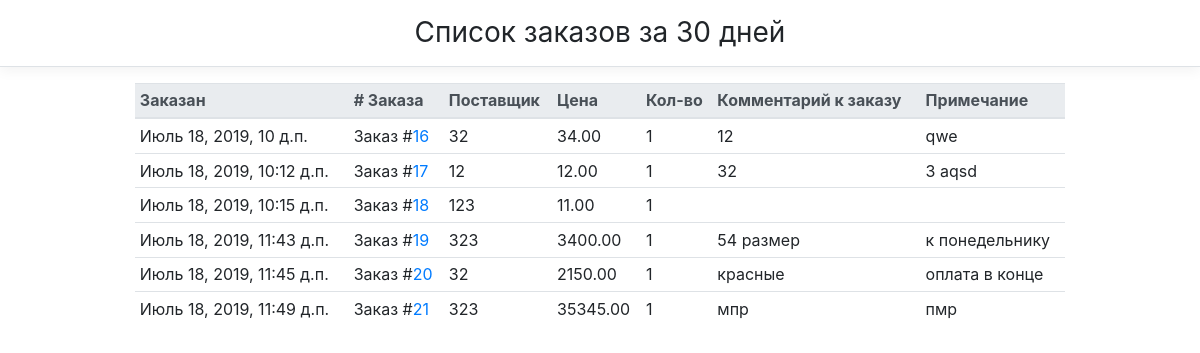
The app's page /orders/ (signed in), older data.
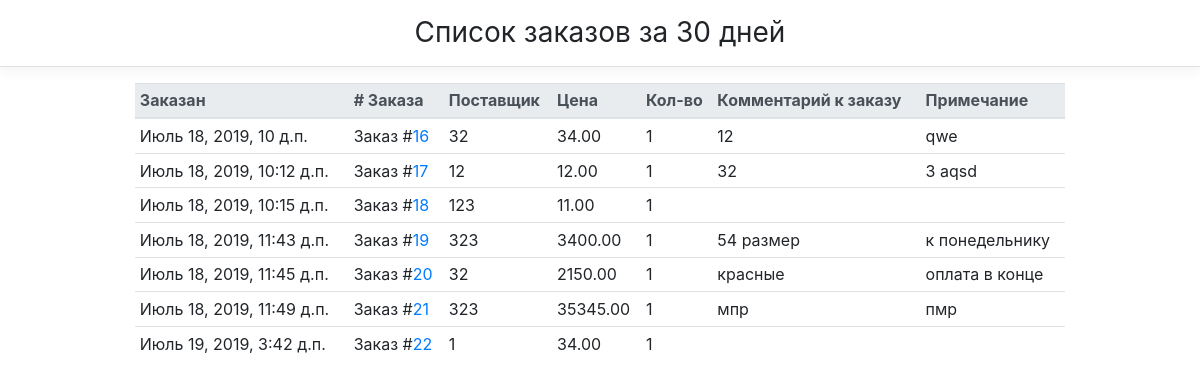
The same page, newer data.
### main/models.py (models this page shows, shortened)
class Order(ModelWithTimestamp, ModelWithUser):
    objects = OrderManager()
    place = models.CharField(max_length=150, blank=True, null=True)
    price = models.DecimalField(max_digits=10, decimal_places=2)
    quantity = models.PositiveIntegerField(default=1)
    order_comment = models.TextField(max_length=255, null=True, blank=True)
    customer_comment = models.TextField(max_length=255, null=True, blank=True)
    ORDER_STATUSES = (
        (OrderStatuses.CREATED, OrderStatuses.CREATED_STR),
        (OrderStatuses.PAID, OrderStatuses.PAID_STR),
        (OrderStatuses.CLOSED, OrderStatuses.CLOSED_STR),
    )
    status = models.PositiveIntegerField(default=OrderStatuses.CREATED, choices=ORDER_STATUSES)
    active = models.BooleanField(default=True)
    class Meta:
        ordering = ('created_date', )

### main/views.py (the view)
# urls.py: path('orders/', main_views.OrdersListView.as_view(), name='orders'),
class OrdersListView(LoginRolesRequiredMixin, TemplateView):
    template_name = 'main/orders.html'
    required_roles = (Roles.ZAKAZSCHIK,)
    def get_context_data(self, **kwargs):
        context = super().get_context_data(**kwargs)
        context['orders'] = _models.Order.objects.all()
        return context

### main/core/mixins.py (called while the page is built)
    def dispatch(self, request, *args, **kwargs):
        user = request.user
        if not user.is_authenticated:
            return self.handle_no_permission()
        if user.role not in self.required_roles and user.role != Roles.ADMINISTRATOR:
            return self.handle_no_permission()
        return super().dispatch(request, *args, **kwargs)

### main/templates/main/orders.html (shortened to what this page needs)
{% extends 'base.html' %}
{% block content %}
    <h3 class="font-weight-normal text-center py-3 mb-3 border-bottom box-shadow">Список заказов за 30 дней</h3>
    <div class="container">
    <table class="table table-sm table-hover " id="OrdersTable">
        <thead class="thead-light">
        <tr>
            <th scope="col">Заказан</th>
            <th scope="col"># Заказа</th>
            <th scope="col">Поставщик</th>
            <th scope="col">Цена</th>
            <th scope="col">Кол-во</th>
            <th scope="col">Комментарий к заказу</th>
            <th scope="col">Примечание</th>
        </tr>
        </thead>
        <tbody>
        {% for o in orders %}
        <tr>
            <td>{{ o.created_date }}</td>
            <td scope="row">Заказ #<a href="{% url 'main:order_details' pk=o.id %}">{{ o.id }}</a></td>
            <td>{{ o.place }}</td>
            <td>{{ o.price }}</td>
            <td>{{ o.quantity }}</td>
            <td>{{ o.order_comment }}</td>
            <td>{{ o.customer_comment }}</td>
        </tr>
        {% endfor %}
        </tbody>
    </table>
</div>
{% endblock content %}

Row changes from the older to the newer data that the page shows:
added Order: created_date "Июль 19, 2019, 3:42 д.п.", id "22", place "1", price "34.00", quantity "1"
